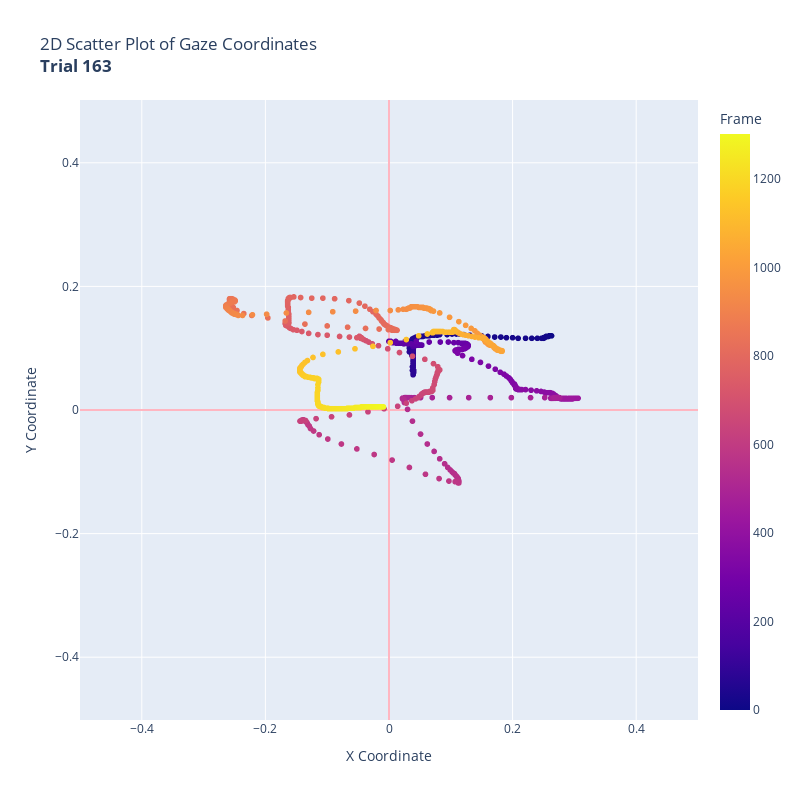

Here is the notebook cell this chart was saved with:
### Code cell
visualize_trial_gaze(trials_focused[-20], gaze_data, color_code="Frame")

### Figure 1 — Plotly figure (JSON) as saved in the notebook; plotly's stock layout.template omitted (floating-point values rounded to 4 significant figures; data arrays with more than 128 entries replaced by an {"elided": "..."} marker saying what was removed)
{"data": [{"hovertemplate": "x=%{x}<br>y=%{y}<br>Frame=%{marker.color}<extra></extra>", "legendgroup": "", "marker": {"color": {"elided": "1303 int values"}, "coloraxis": "coloraxis", "symbol": "circle"}, "mode": "markers", "name": "", "showlegend": false, "type": "scattergl", "x": {"elided": "1303 float values"}, "xaxis": "x", "y": {"elided": "1303 float values"}, "yaxis": "y"}], "layout": {"coloraxis": {"colorbar": {"title": {"text": "Frame"}}, "colorscale": [[0, "#0d0887"], [0.1111, "#46039f"], [0.2222, "#7201a8"], [0.3333, "#9c179e"], [0.4444, "#bd3786"], [0.5556, "#d8576b"], [0.6667, "#ed7953"], [0.7778, "#fb9f3a"], [0.8889, "#fdca26"], [1, "#f0f921"]]}, "height": 800, "legend": {"tracegroupgap": 0}, "title": {"text": "2D Scatter Plot of Gaze Coordinates<br><b>Trial 163</b>"}, "width": 800, "xaxis": {"anchor": "y", "domain": [0, 1], "range": [-0.5, 0.5], "title": {"text": "X Coordinate"}, "zeroline": true, "zerolinecolor": "LightPink", "zerolinewidth": 2}, "yaxis": {"anchor": "x", "domain": [0, 1], "range": [-0.5, 0.5], "scaleanchor": "x", "title": {"text": "Y Coordinate"}, "zeroline": true, "zerolinecolor": "LightPink", "zerolinewidth": 2}}}
